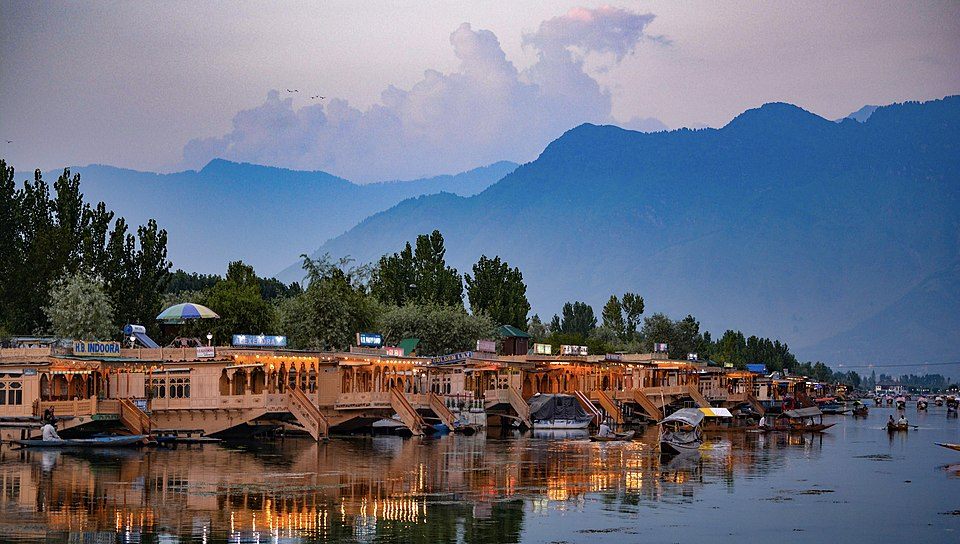
#> input picture 3_Essential_Functions/photos/Kashmir.jpg, 960 x 544 px, found by its file name
$ python 5_erosion.py
#> lines starting #> are read from the running program, lines starting #| are printed output that depends on the picture; after the words box and inside, x2 and y2 are one past the last pixel; in counts of white or black regions, pixels touching at a corner belong together
import cv2 as cv

img = cv.imread('photos/kashmir.jpg')
#> img is the input picture: shape (544, 960, 3); mean B, G, R 123.6, 109.1, 105.3
cv.imshow('Kashmir', img)

# blur the image
blur_img = cv.GaussianBlur(img, (9, 9), cv.BORDER_DEFAULT)
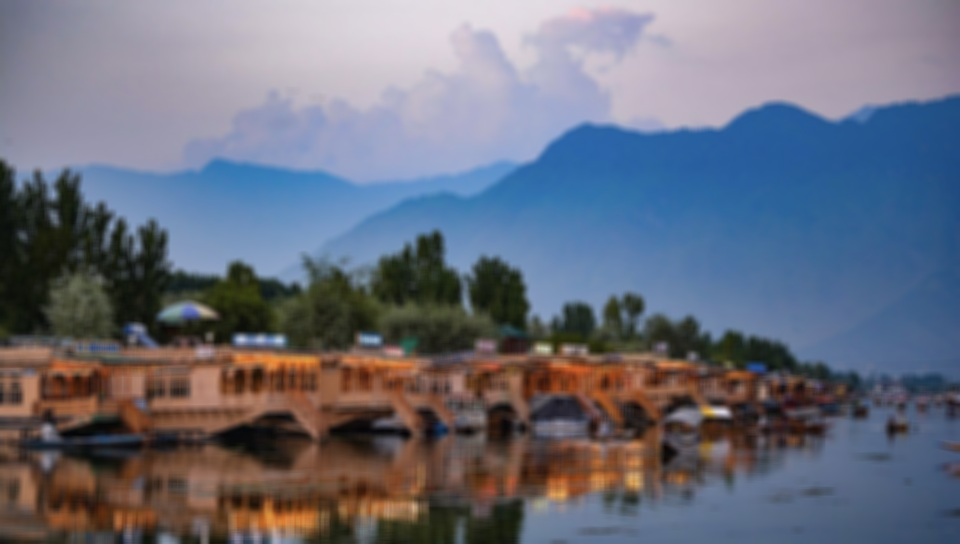
#> blur_img: shape (544, 960, 3); mean B, G, R 123.6, 109.1, 105.3
cv.imshow('Kahsmir blur', blur_img)

# Canny edges
canny = cv.Canny(blur_img, 125, 175)
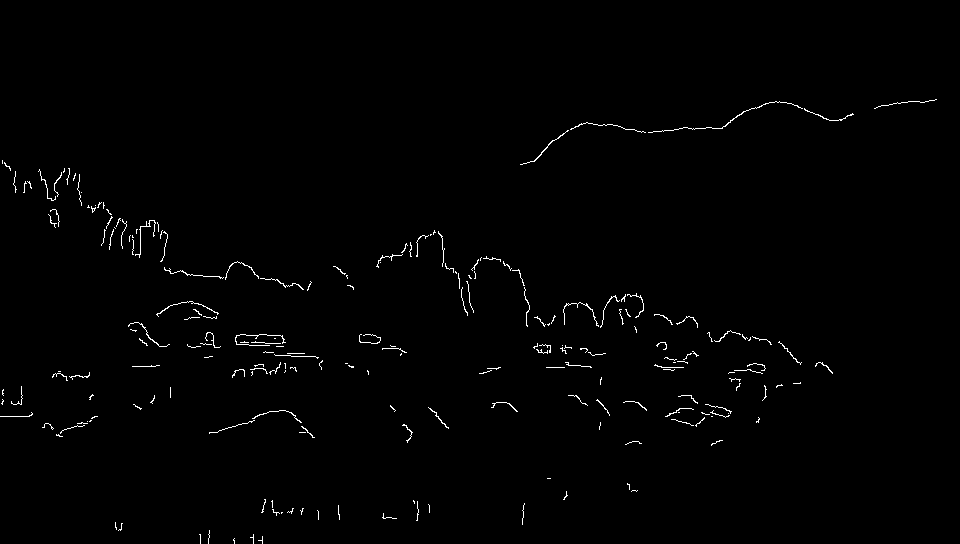
#> canny: shape (544, 960); 0.89% white in thin lines or dots, all inside (x1, y1, x2, y2) = (0, 99, 937, 544)
cv.imshow('Canny', canny)

# dilation (scaling up edges)
dilated = cv.dilate(canny, (3, 3), iterations = 3)
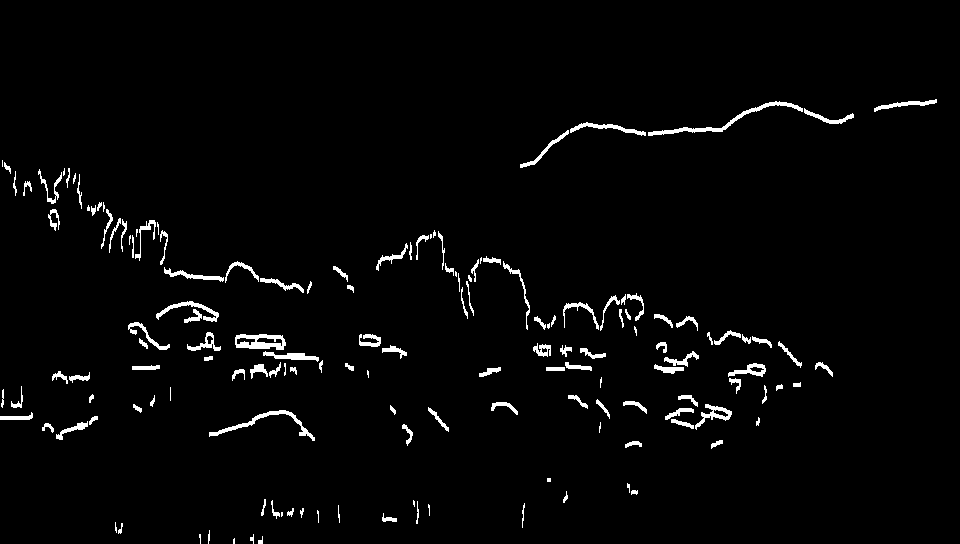
#> dilated: shape (544, 960); 2.5% white; 153 white regions (28 under 20 px), largest, box (x1, y1, x2, y2) and area: (648, 101, 803, 136) 640, (235, 334, 286, 350) 518, (209, 410, 315, 441) 491
cv.imshow('Dilated', dilated)

# Erosion (scaling down edges)
erosion = cv.erode(dilated, (3,3), iterations= 3)
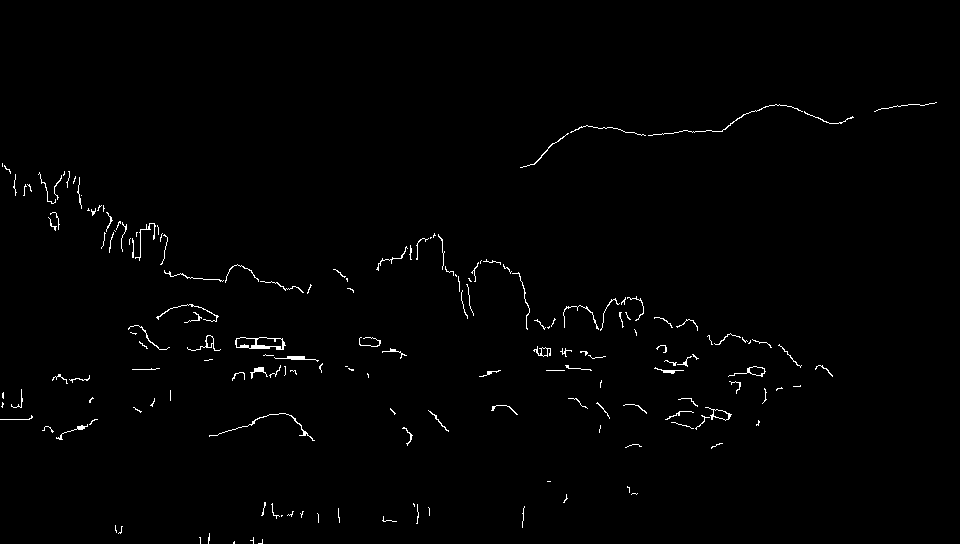
#> erosion: shape (544, 960); 0.97% white in thin lines or dots, all inside (x1, y1, x2, y2) = (0, 102, 937, 544)
cv.imshow('Eroded', erosion)

cv.waitKey(0)

$ run again, with 3_Essential_Functions/photos/cat.jpg copied over 3_Essential_Functions/photos/Kashmir.jpg
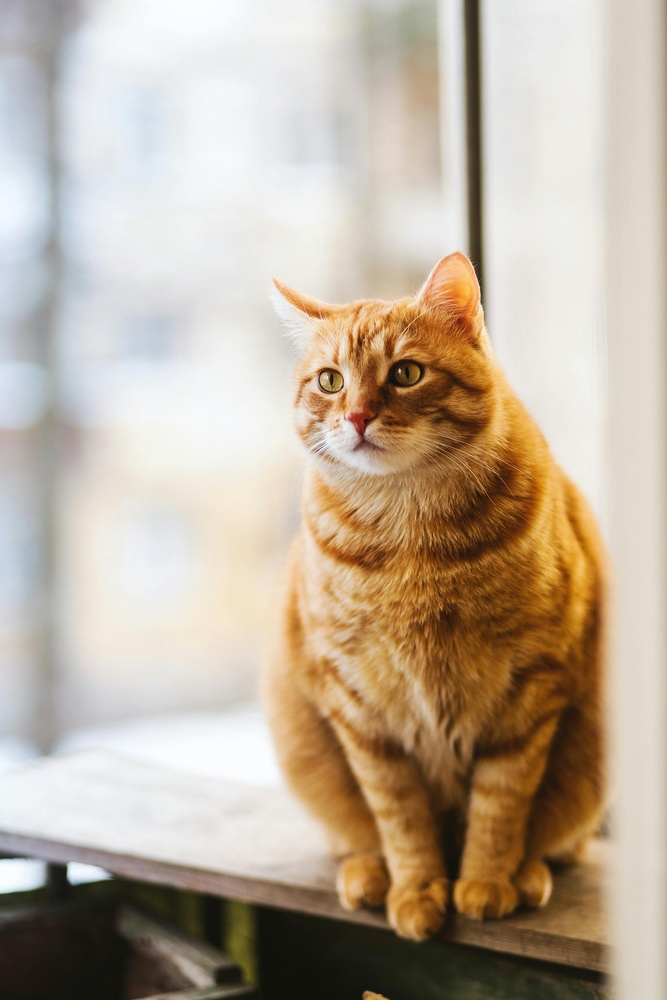
#> input picture 3_Essential_Functions/photos/cat.jpg, 667 x 1000 px, shrunk from 1771 x 2657 before the run, found by its file name
#> img is the input picture: shape (1000, 667, 3); mean B, G, R 156.2, 173.8, 188.6
#> `canny = cv.Canny(blur_img, 125, 175)`:
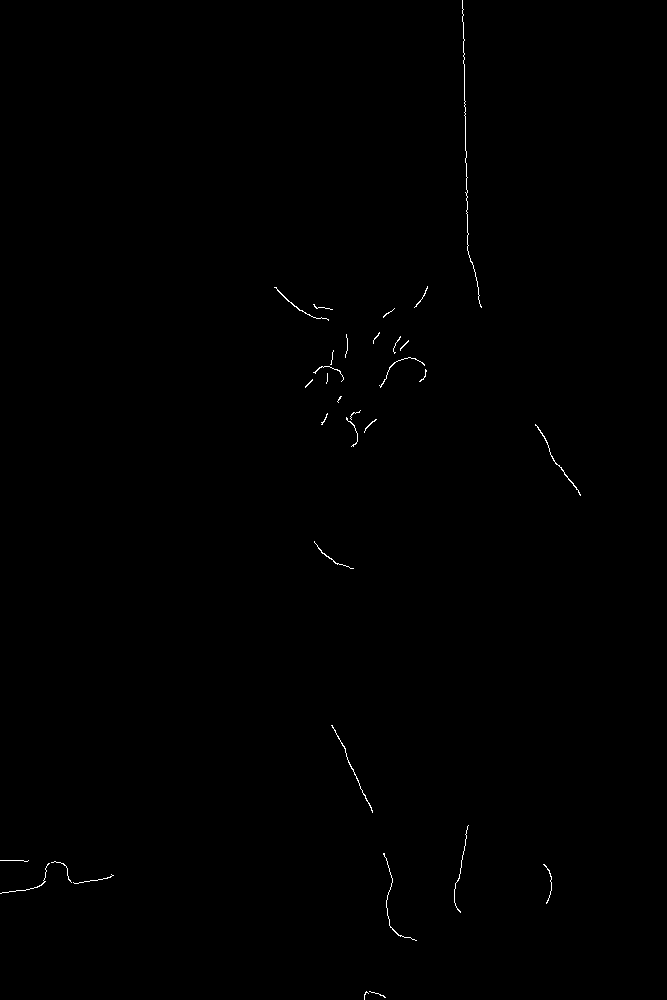
#> canny: shape (1000, 667); 0.24% white in thin lines or dots, all inside (x1, y1, x2, y2) = (0, 0, 581, 1000)
#> dilated: shape (1000, 667); 0.56% white; 28 white regions (1 under 20 px), largest, box (x1, y1, x2, y2) and area: (462, 0, 482, 311) 453, (379, 357, 427, 391) 253, (383, 853, 417, 944) 249
#> `erosion = cv.erode(dilated, (3,3), iterations= 3)`:
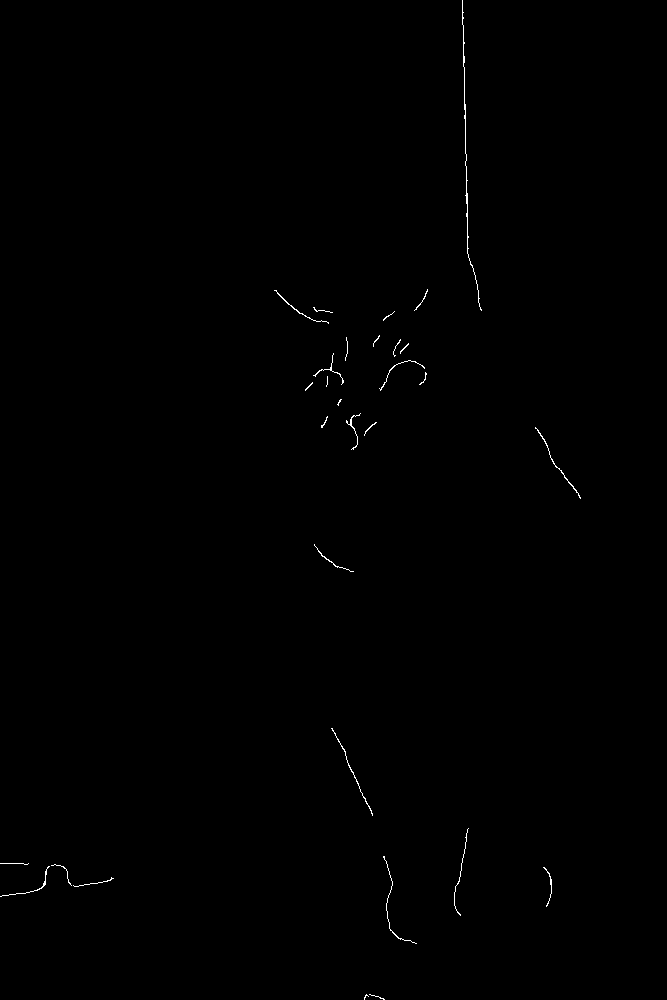
#> erosion: shape (1000, 667); 0.25% white in thin lines or dots, all inside (x1, y1, x2, y2) = (0, 0, 581, 1000)

$ run again, with 3_Essential_Functions/photos/cat_large.jpg copied over 3_Essential_Functions/photos/Kashmir.jpg
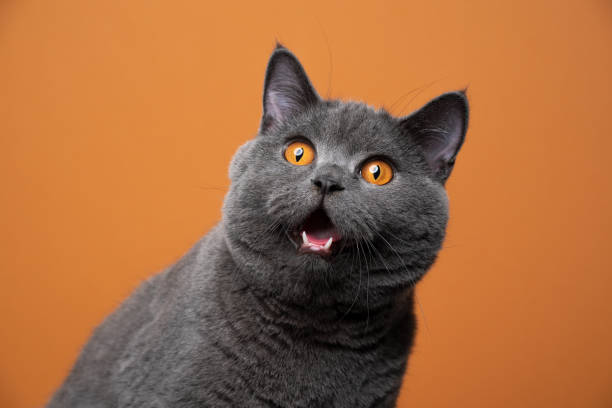
#> input picture 3_Essential_Functions/photos/cat_large.jpg, 612 x 408 px, found by its file name
#> img is the input picture: shape (408, 612, 3); mean B, G, R 64.4, 107.4, 166.1
#> `canny = cv.Canny(blur_img, 125, 175)`:
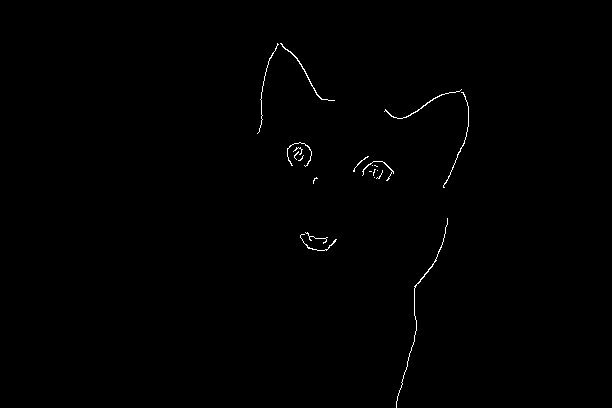
#> canny: shape (408, 612); 0.4% white in thin lines or dots, all inside (x1, y1, x2, y2) = (257, 43, 469, 408)
#> dilated: shape (408, 612); 0.95% white; 11 white regions (1 under 20 px), largest, box (x1, y1, x2, y2) and area: (384, 89, 469, 191) 554, (396, 218, 448, 408) 383, (300, 232, 337, 254) 309
#> `erosion = cv.erode(dilated, (3,3), iterations= 3)`:
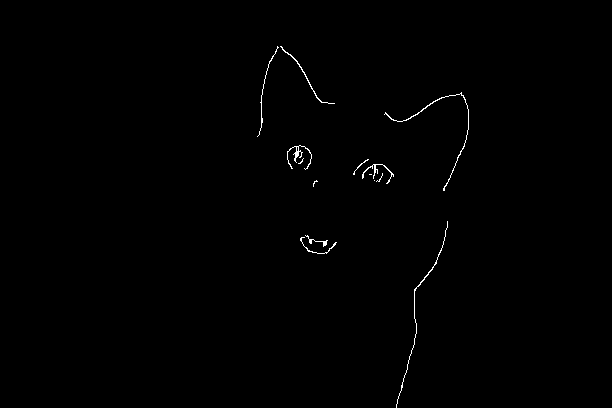
#> erosion: shape (408, 612); 0.43% white in thin lines or dots, all inside (x1, y1, x2, y2) = (257, 46, 469, 408)
